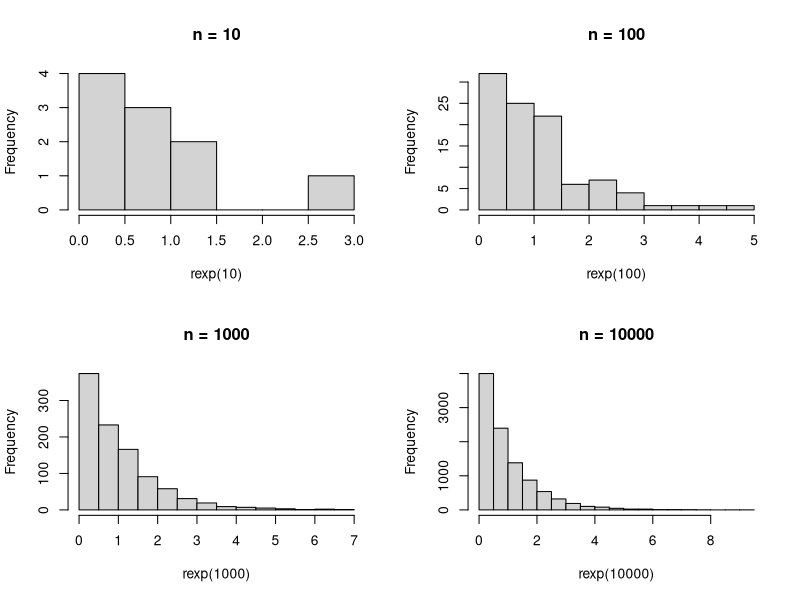

Write R code to recreate this figure.
lambda = 3

#5a
dexp(lambda)

#5b
par(mfrow = c(2, 2))
set.seed(1)
# n = 10
hist(rexp(10), main = "n = 10")
# n = 100
hist(rexp(100), main = "n = 100")
# n = 1000
hist(rexp(1000), main = "n = 1000")
# n = 10000
hist(rexp(10000), main = "n = 10000")

par(mfrow = c(1, 1))

#5c
#rataan
rataan = lambda
rataan
#varian
varian = lambda*lambda
varian